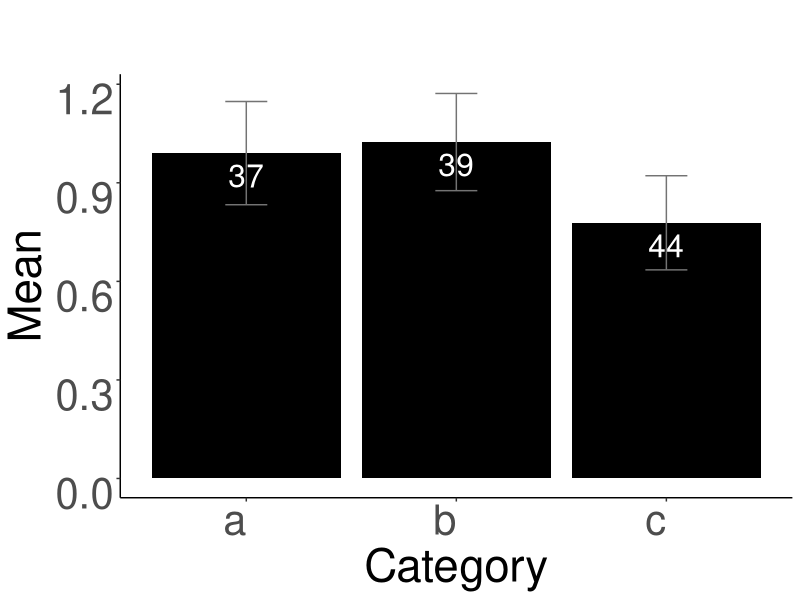

Generate this figure with R:
## ---- chunk 1
library(data.table)
set.seed(10)
N = 120
DT = data.table(x = rnorm(N,1), y = rnorm(N,2),
                category = sample(letters[1:3], N, replace = T))
DT[1:10]
## ---- chunk 2
summary(DT$x)
## ---- chunk 3
SumFunOne = function(Data, Var, Group, StatList){
  arguments <- as.list(match.call())
  x = eval(arguments$Var, Data)
  category = eval(arguments$Group, Data)
  keep = c("category",StatList)
  result = Data[,  .(Mean = mean(x, na.rm=TRUE), 
                     N = sum(!is.na(x)), 
                     SE = sd(x, na.rm=TRUE)/sqrt(sum(!is.na(x))),
                     median = median(x),
                     max = max(x),
                     min = min(x),
                     Missing = sum(is.na(x))),
                     by = .(category)][,..keep][order(category)]
  return(result)
}
(Data.Summary = SumFunOne(DT, x, category, c("Mean","N","SE")))
## ---- chunk 4
library(data.table)
library(ggplot2)
ggplot(Data.Summary, aes(x = category, y = Mean)) +
  geom_bar(position="dodge", stat = "identity",fill="black") +
  geom_errorbar(aes(ymin=Mean - SE, ymax=Mean + SE), 
                position=position_dodge(0.9), width=.2,col="grey45")+
  geom_text(aes(label= N), vjust=1.5, colour="white",
            position=position_dodge(.9), size=8) +
  theme(legend.position="bottom", legend.text=element_text(size=24), 
        legend.title = element_text(size = "24"), 
        plot.title = element_text(size = rel(4), hjust = 0.5),
        axis.title.y = element_text(size = rel(3)), 
        axis.title.x = element_text(size = rel(3)),
        axis.text.x = element_text(angle=0, vjust=1,hjust=1, size=30), 
        axis.text.y = element_text(angle=0, vjust=1, size=30),
        strip.text = element_text(size=30),
        axis.line = element_line(colour = "black"),
        panel.grid.major = element_blank(),
        panel.grid.minor = element_blank(),
        panel.border = element_blank(),
        panel.background = element_blank(),
        strip.background = element_blank())+ 
  labs(title = "", 
       x = "Category", y = "Mean") 
## ---- chunk 5

SumFunMult = function(Data, varList, Group){
  arguments <- as.list(match.call())
  category = eval(arguments$Group, Data)
  my.summary <- function(x){
    c(Mean = mean(x, na.rm=TRUE), 
      N = sum(!is.na(x)), 
      SE = sd(x, na.rm=TRUE)/sqrt(sum(!is.na(x))))
  }
  result = Data[, lapply(.SD, my.summary), by=.(category), .SDcols= varList]
  Stats = rep(c("Mean","N","SE"),length(unique(category)))
  summary = cbind(Stats,result)
  return(summary)
}

SumFunMult(DT, c("x","y"),category)

